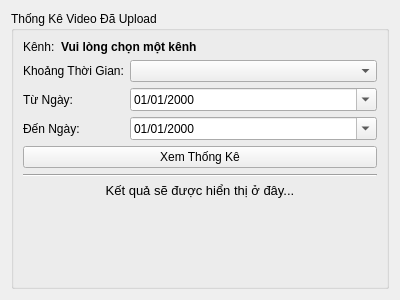
<?xml version="1.0" encoding="UTF-8"?>
<!-- Vị trí: /ui/widgets/channelstatisticswidget.ui -->
<!-- Phiên bản: 1.1 (Cải tiến layout tên kênh) -->
<ui version="4.0">
 <class>ChannelStatisticsWidget</class>
 <widget class="QWidget" name="ChannelStatisticsWidget">
  <property name="geometry">
   <rect>
    <x>0</x>
    <y>0</y>
    <width>400</width>
    <height>300</height>
   </rect>
  </property>
  <property name="windowTitle">
   <string>Form</string>
  </property>
  <layout class="QVBoxLayout" name="verticalLayout">
   <item>
    <widget class="QGroupBox" name="groupBox">
     <property name="title">
      <string>Thống Kê Video Đã Upload</string>
     </property>
     <layout class="QVBoxLayout" name="verticalLayout_2">
      <item>
       <layout class="QGridLayout" name="gridLayout">
        <item row="0" column="0">
         <layout class="QHBoxLayout" name="horizontalLayout">
          <item>
           <widget class="QLabel" name="label">
            <property name="sizePolicy">
             <sizepolicy hsizetype="Fixed" vsizetype="Preferred">
              <horstretch>0</horstretch>
              <verstretch>0</verstretch>
             </sizepolicy>
            </property>
            <property name="text">
             <string>Kênh:</string>
            </property>
           </widget>
          </item>
          <item>
           <widget class="QLabel" name="channelNameLabel">
            <property name="sizePolicy">
             <sizepolicy hsizetype="Expanding" vsizetype="Preferred">
              <horstretch>0</horstretch>
              <verstretch>0</verstretch>
             </sizepolicy>
            </property>
            <property name="font">
             <font>
              <bold>true</bold>
             </font>
            </property>
            <property name="text">
             <string>Vui lòng chọn một kênh</string>
            </property>
           </widget>
          </item>
         </layout>
        </item>
        <item row="1" column="0">
         <layout class="QFormLayout" name="formLayout">
          <item row="0" column="0">
           <widget class="QLabel" name="label_2">
            <property name="text">
             <string>Khoảng Thời Gian:</string>
            </property>
           </widget>
          </item>
          <item row="0" column="1">
           <widget class="QComboBox" name="timeRangeComboBox"/>
          </item>
          <item row="1" column="0">
           <widget class="QLabel" name="label_3">
            <property name="text">
             <string>Từ Ngày:</string>
            </property>
           </widget>
          </item>
          <item row="1" column="1">
           <widget class="QDateEdit" name="startDateEdit">
            <property name="displayFormat">
             <string>dd/MM/yyyy</string>
            </property>
            <property name="calendarPopup">
             <bool>true</bool>
            </property>
           </widget>
          </item>
          <item row="2" column="0">
           <widget class="QLabel" name="label_4">
            <property name="text">
             <string>Đến Ngày:</string>
            </property>
           </widget>
          </item>
          <item row="2" column="1">
           <widget class="QDateEdit" name="endDateEdit">
            <property name="displayFormat">
             <string>dd/MM/yyyy</string>
            </property>
            <property name="calendarPopup">
             <bool>true</bool>
            </property>
           </widget>
          </item>
         </layout>
        </item>
       </layout>
      </item>
      <item>
       <widget class="QPushButton" name="calculateButton">
        <property name="text">
         <string>Xem Thống Kê</string>
        </property>
       </widget>
      </item>
      <item>
       <widget class="Line" name="line">
        <property name="orientation">
         <enum>Qt::Horizontal</enum>
        </property>
       </widget>
      </item>
      <item>
       <widget class="QLabel" name="resultLabel">
        <property name="font">
         <font>
          <pointsize>10</pointsize>
         </font>
        </property>
        <property name="text">
         <string>Kết quả sẽ được hiển thị ở đây...</string>
        </property>
        <property name="alignment">
         <set>Qt::AlignCenter</set>
        </property>
        <property name="wordWrap">
         <bool>true</bool>
        </property>
       </widget>
      </item>
      <item>
       <spacer name="verticalSpacer">
        <property name="orientation">
         <enum>Qt::Vertical</enum>
        </property>
        <property name="sizeHint" stdset="0">
         <size>
          <width>20</width>
          <height>40</height>
         </size>
        </property>
       </spacer>
      </item>
     </layout>
    </widget>
   </item>
  </layout>
 </widget>
 <resources/>
 <connections/>
</ui>
